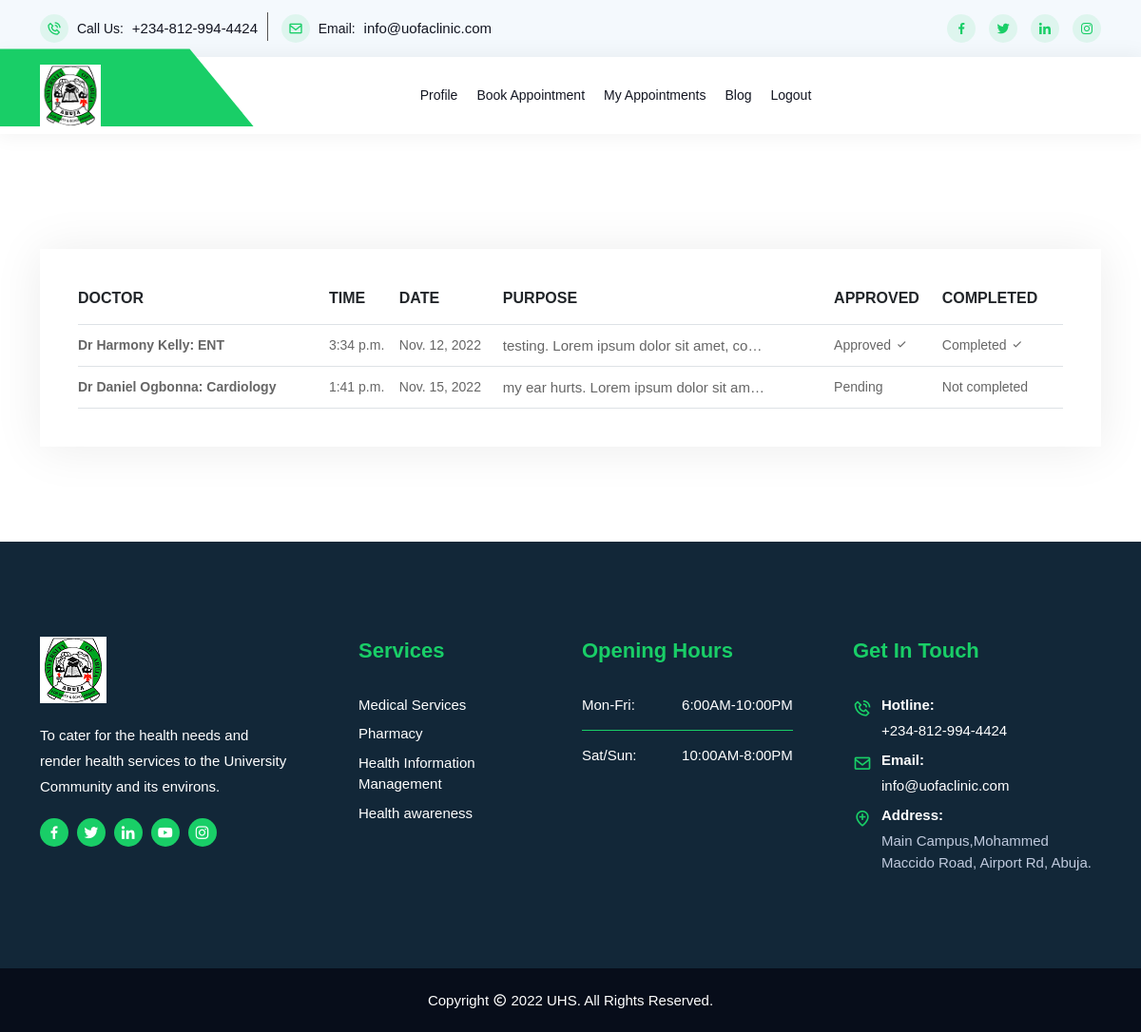
/patient/appointments (signed in), run on an earlier commit of the app's database.
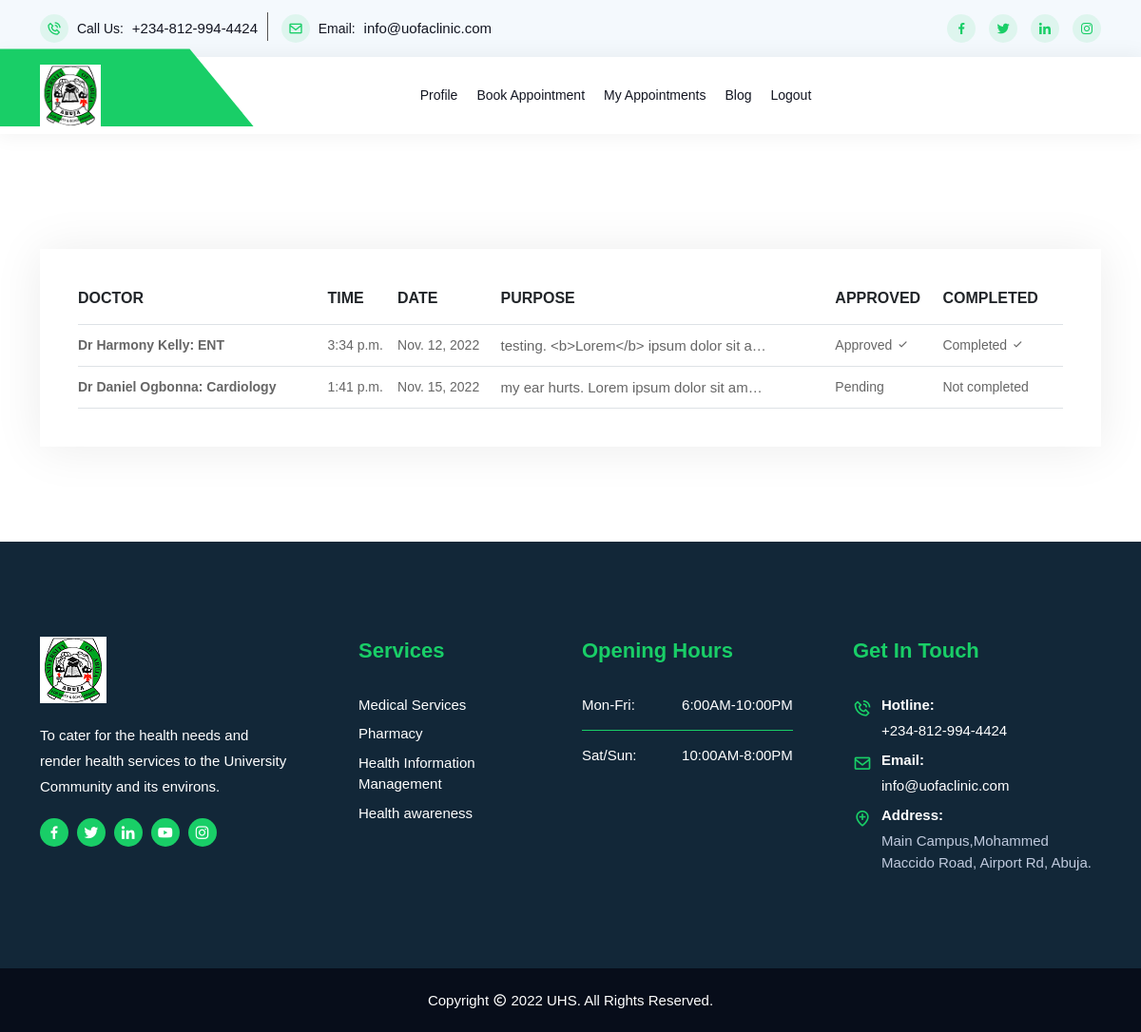
And on a later commit of the database.
### patient/models.py (models this page shows, shortened)
class Appointment(models.Model):
    doctor = models.ForeignKey(Doctor, related_name='appointments', on_delete=models.CASCADE)
    patient = models.ForeignKey(Patient, related_name='appointments', on_delete=models.CASCADE)
    time = models.TimeField(blank=False)
    date = models.DateField(blank=False)
    purpose = models.TextField(blank=False)
    approved = models.BooleanField(max_length=15, default=False)
    completed = models.BooleanField(max_length=15, default=False)

### doctor/models.py (models this page shows)
class Doctor(models.Model):
    GENDER = (
        ('female', 'Female'),
        ('male', 'Male'),
    )
    username = models.OneToOneField(User, on_delete=models.CASCADE)
    phone = models.CharField(max_length=12, default="", blank=True)
    gender = models.CharField(choices=GENDER, max_length=30, blank=True, default='')
    department = models.CharField(max_length=30, blank=True, default='')
    address = models.CharField(max_length=200, blank=True, default='')
    def __str__(self):
        return f'Dr {self.username.first_name} {self.username.last_name}: {self.department}'

### patient/views.py (the view)
# urls.py: path('patient/appointments', views.appointments, name='appointments'),
@cache_control(no_cache=True, must_revalidate=True, no_store=True)
@login_required
def appointments(request):
    user = request.user.patient
    appointment_list = user.appointments.all().order_by('date')
    context = {
        'appointment_list': appointment_list,
    }
    return render(request, 'patient/appointments.html', context)

### templates/patient/appointments.html (shortened to what this page needs)
{% extends 'base.html' %}
{% load bootstrap4 %}
{% load static %}
{% block content %}<br/>
<section class="cart-area ptb-100">
    <div class="container">
        <div class="row">
            <div class="col-lg-12 col-md-12">
                <div class="cart-wraps">
                    {% if appointment_list.count > 0 %}
                        <div class="cart-table table-responsive">
                            <table class="table table-bordered">
                                <thead>
                                    <tr>
                                        <th scope="col">Doctor</th>
                                        <th scope="col">Time</th>
                                        <th scope="col">Date</th>
                                        <th scope="col">Purpose</th>
                                        <th scope="col">Approved</th>
                                        <th scope="col">Completed</th>
                                    </tr>
                                </thead>
                                <tbody>
                                {% for appointment in appointment_list %}
                                    <tr>
                                        <td class="product-thumbnail">
                                            <b>{{ appointment.doctor }}</b>
                                        </td>
                                        <td class="product-name">
                                            {{ appointment.time }}
                                        </td>
                                        <td class="product-price">
                                            <span class="unit-amount">
                                               {{ appointment.date }}
                                            </span>
                                        </td>
                                        <td class="product-quantity">
                                            <p>
                                                {{ appointment.purpose|truncatechars:40 }}
                                            </p>
                                        </td>
                                        <td class="product-subtotal">
                                            {% if appointment.approved == True %}
                                                Approved <i class="bx bx-check"></i>
                                            {% else %}
                                                Pending
                                            {% endif %}
                                        </td>
                                        <td class="product-subtotal">
                                            {% if appointment.completed == True %}
                                                Completed <i class="bx bx-check"></i>
                                            {% else %}
                                                Not completed
                                            {% endif %}
                                        </td>
                                    </tr>
                                {% endfor %}
                                </tbody>
                            </table>
                        </div>
                    {% endif %}
                </div>
            </div>
        </div>
    </div>
</section>
{% endblock %}

What changed in the data, as far as the page shows it:
changed Appointment "Dr Harmony Kelly: ENT": purpose "testing. Lorem ipsum dolor sit amet, co…" → "testing. <b>Lorem</b> ipsum dolor sit a…"
